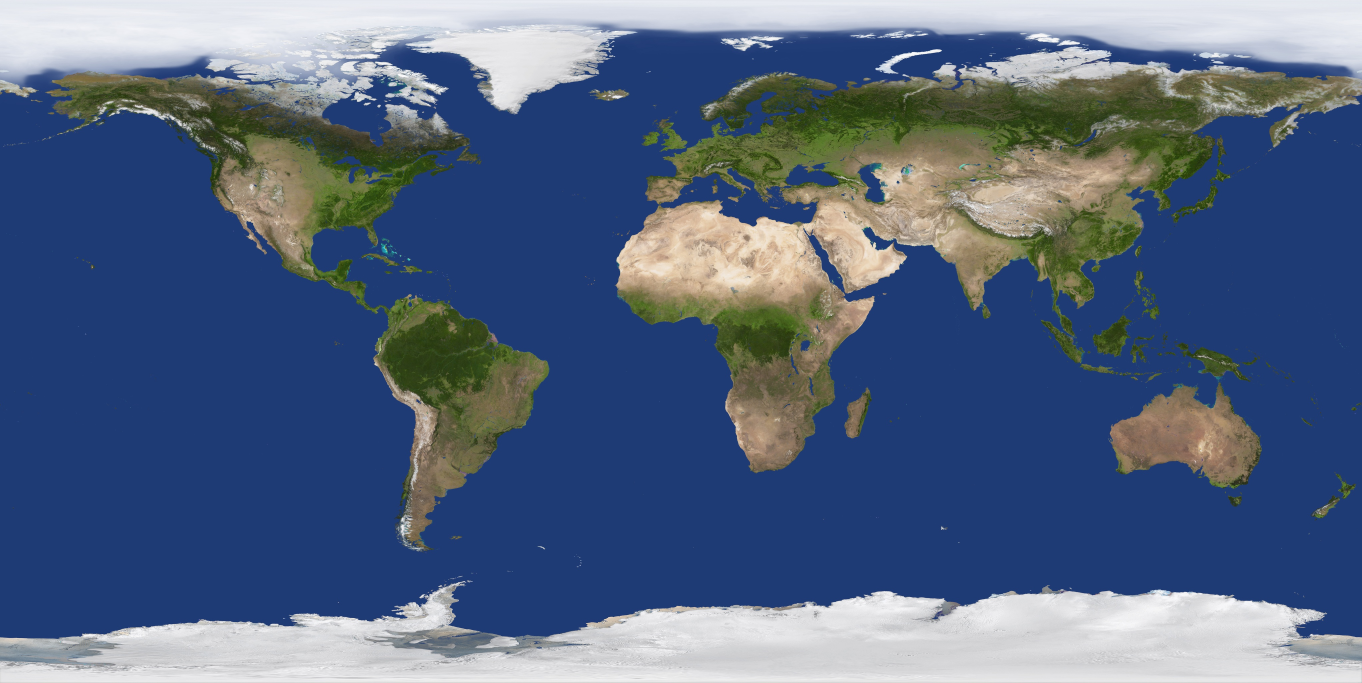
#> input picture src/Images/8k_earth_daymap.jpg, 4085 x 2048 px, found by its file name (shown at 1/3 size)
$ python compress.py   (older library calls are emulated)
#> lines starting #> are read from the running program, lines starting #| are printed output that depends on the picture
from PIL import Image
img = Image.open("D:\Three + React\learning\src\Images\8k_earth_daymap.jpg")
#> img is the input picture: PIL image 4085x2048 RGB; mean R, G, B 84, 101.2, 129.4
print(img.size)
#| (4085, 2048)
img = img.resize((408, 204), Image.ANTIALIAS)
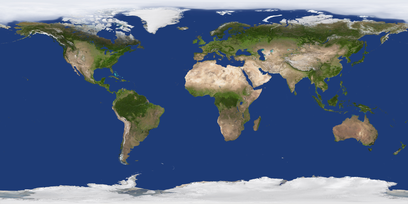
#> img: PIL image 408x204 RGB; mean R, G, B 84, 101.2, 129.4
img.save("D:\Three + React\learning\src\Images\compress-8k_earth_daymap.jpg",
         optimize=True, quality=95)
